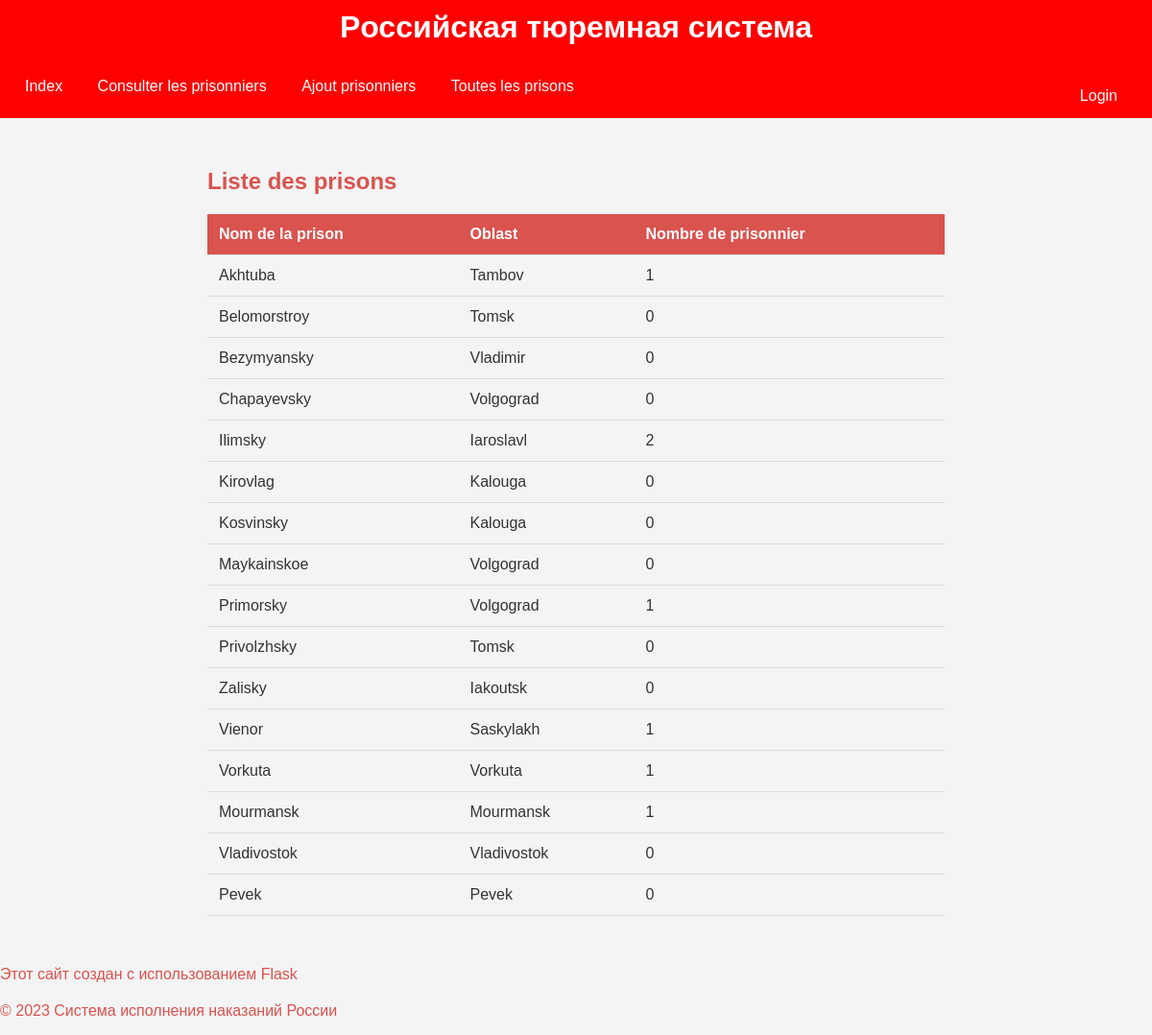
The app's page /Touteslesprisons, older data.
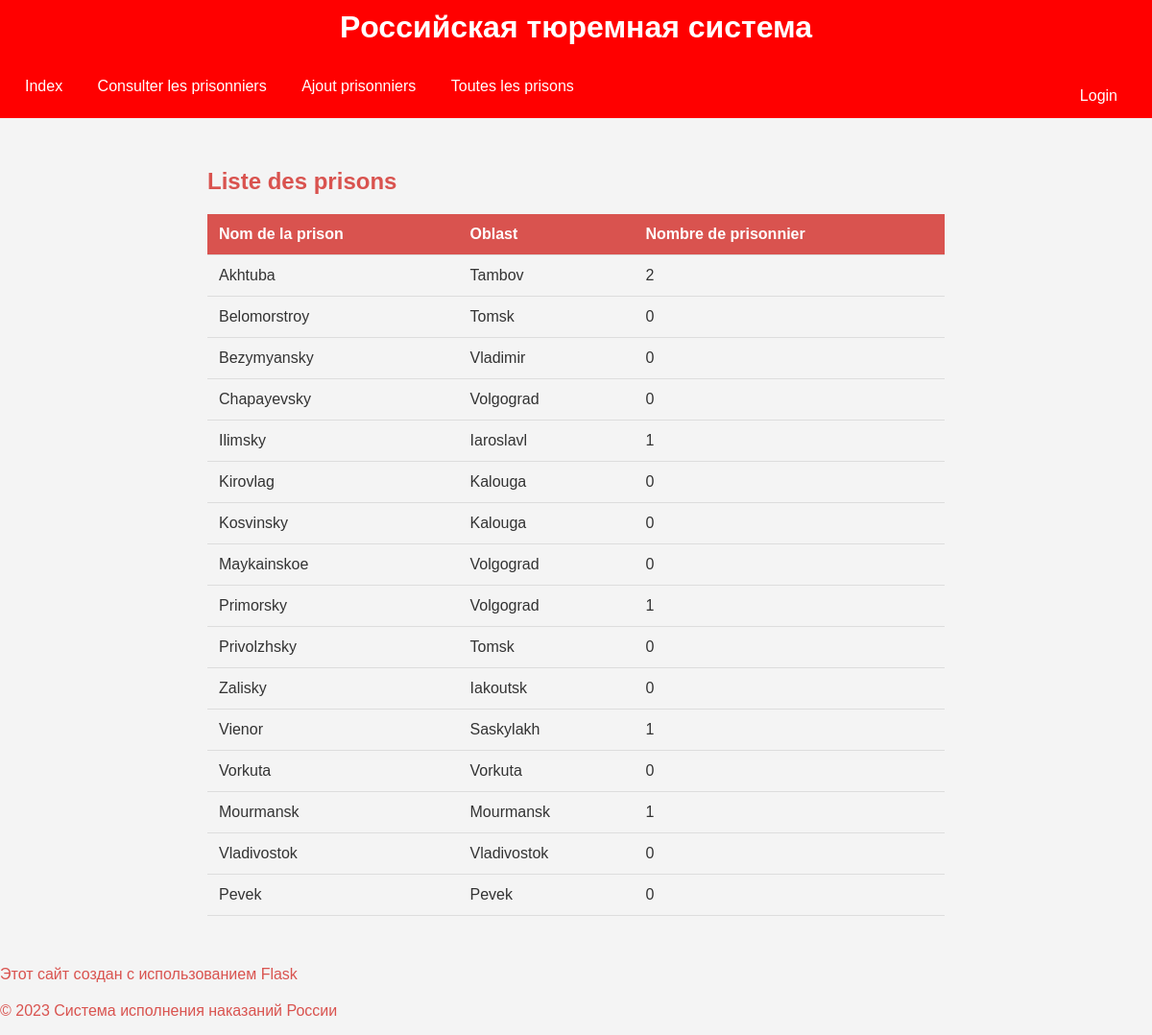
The same page, newer data.
### tables this page shows
CREATE TABLE "prison" (
	"id"	INTEGER,
	"name_prison"	VARCHAR(200),
	"oblast"	VARCHAR(100),
	"number_of_prisonners"	INT,
	"capacityPrison"	INT,
	"prison_Type"	VARCHAR(100),
	"long"	REAL,
	"lat"	REAL,
	"image"	INTEGER,
	PRIMARY KEY("id" AUTOINCREMENT)
);

### app.py (the view)
@app.route("/Touteslesprisons")
def Touteslesprisons():
    prisons=func.Prison.getAllPrisons()
    return render_template("Touteslesprisons.html",prisons=prisons)

### classes.py (called while the page is built)
def connect_database(database_path):
    return sqlite3.connect(database_path)

    def getAllPrisons():
        conn =connect_database('goodDB.db')
        cursor = conn.cursor()
        prisons=cursor.execute("SELECT * FROM prison").fetchall()
        return prisons

### templates/Touteslesprisons.html (shortened to what this page needs)
<!DOCTYPE html>
<html lang="en">
<head>
</head>
<body>
{% extends 'layout.html' %}
{% block content %}
    <div>
        <h2>Liste des prisons</h2>
        {% if prisons %}
            <table>
                <thead>
                    <tr>
                        <th>Nom de la prison</th>
                        <th>Oblast</th>
                        <th>Nombre de prisonnier</th>
                    </tr>
                </thead>
                <tbody>
                    {% for prison in prisons %}
                        <tr>
                            <td>{{ prison[1] }}</td>
                            <td>{{ prison[2] }}</td>
                            <td>{{ prison[3 ]}}</td>
                        </tr>
                    {% endfor %}
                </tbody>
            </table>
        {% else %}
            <p>Aucune prison trouvée.</p>
        {% endif %}
    </div>
{% endblock %}

Row changes from the older to the newer data that the page shows:
changed prison "Akhtuba": number_of_prisonners "1" → "2"
changed prison "Ilimsky": number_of_prisonners "2" → "1"
changed prison "Vorkuta": number_of_prisonners "1" → "0"
